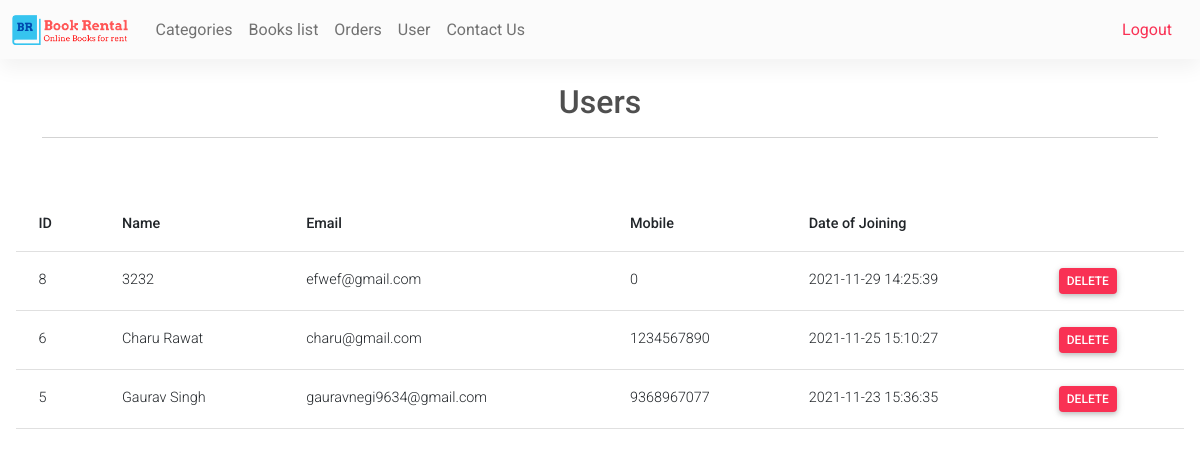
Page /Admin/users.php (signed in) on the earlier database version.
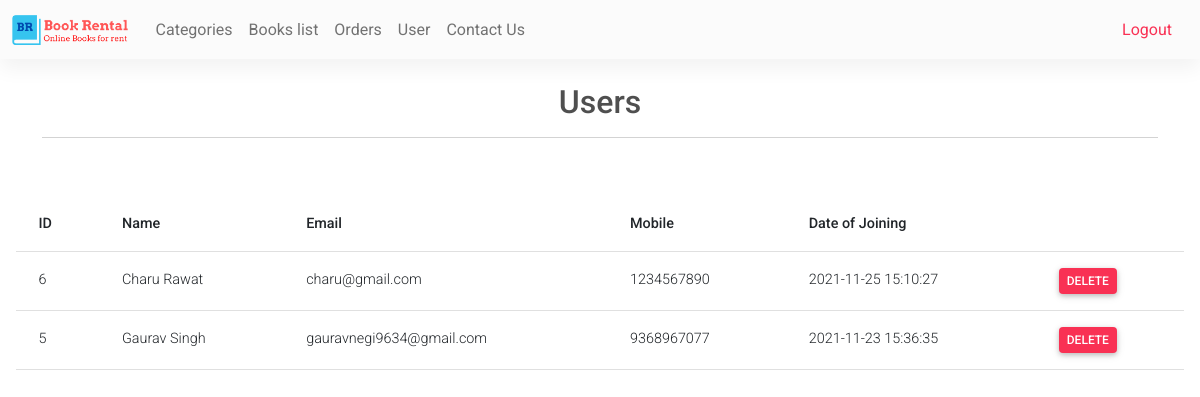
Same page on the later database version.
### tables this page shows
CREATE TABLE `users` (
  `id` int(11) NOT NULL,
  `name` varchar(80) NOT NULL,
  `email` varchar(50) NOT NULL,
  `mobile` bigint(20) NOT NULL,
  `doj` datetime NOT NULL,
  `password` varchar(30) NOT NULL
);

### Admin/users.php (the view, shortened to what this page needs)
<?php
  require('topNav.php');
  $sql = "select * from users order by id desc";
  $res = mysqli_query($con, $sql);
?>
<main>
    <div class="container pt-4">
        <h4 class="fs-2 text-center ">Users</h4>
        <hr>
        <br>
    </div>
    <div class="card-body">
        <table class="table">
            <thead>
            <tr>
                <th>ID</th>
                <th>Name</th>
                <th>Email</th>
                <th>Mobile</th>
                <th>Date of Joining</th>
                <th></th>
            </tr>
            </thead>
            <tbody>
            <?php
              while ($row = mysqli_fetch_assoc($res)) { ?>
                  <tr>
                      <td> <?php echo $row['id'] ?> </td>
                      <td> <?php echo $row['name'] ?> </td>
                      <td> <?php echo $row['email'] ?> </td>
                      <td> <?php echo $row['mobile'] ?> </td>
                      <td> <?php echo $row['doj'] ?> </td>
                      <td> <?php echo "<a class='link-white btn btn-danger px-2 py-1' href='?type=delete&id=" . $row['id'] .
                          "'>Delete</a>"; ?>
                      </td>
                  </tr>
              <?php } ?>
            </tbody>
        </table>
    </div>
</main>
</body>
</html>

### Admin/topNav.php (shortened to what this page needs)
<!DOCTYPE html>
<html lang="en">
<head>
    <link
            rel="stylesheet"
            href="https://use.fontawesome.com/releases/v5.11.2/css/all.css"
    />
    <link rel="stylesheet" href="css/mdb.min.css"/>
</head>
<body>
<nav class="navbar navbar-expand-lg navbar-light bg-light">
    <div class="container-fluid">
        <div class="collapse navbar-collapse" id="navbarSupportedContent">
            <a class="navbar-brand" href="#">
                <img
                        src="..\Img\logo.png"
                        height="30"
                        alt="Logo"
                        loading="lazy"
                />
            </a>
            <ul class="navbar-nav me-auto mb-2 mb-lg-0">
                <li class="nav-item">
                    <a class="nav-link" href="categories.php">Categories</a>
                </li>
                <li class="nav-item">
                    <a class="nav-link" href="books.php">Books list</a>
                </li>
                <li class="nav-item">
                    <a class="nav-link" href="orders.php">Orders</a>
                </li>
                <li class="nav-item">
                    <a class="nav-link" href="users.php">User</a>
                </li>
                <li class="nav-item">
                    <a class="nav-link" href="contactUs.php">Contact Us</a>
                </li>
            </ul>
        </div>
        <div class="d-flex align-items-center nav-item">
            <a class="nav-link link-danger" href="logout.php">Logout</a>
        </div>
    </div>
</nav>

Differences in the rows shown:
removed users: id "8", name "3232", email "efwef@gmail.com", mobile "0", doj "2021-11-29 14:25:39"
